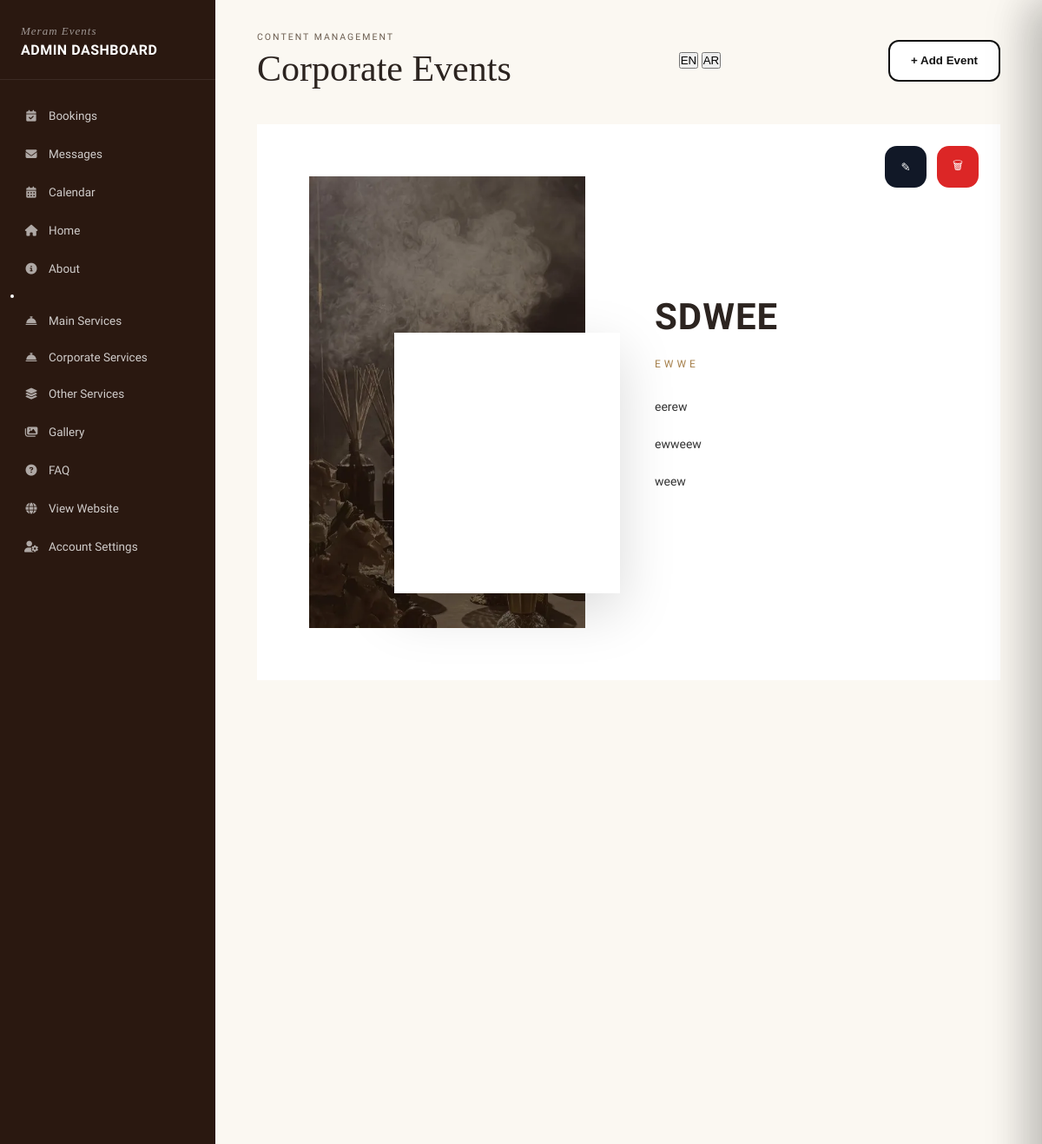
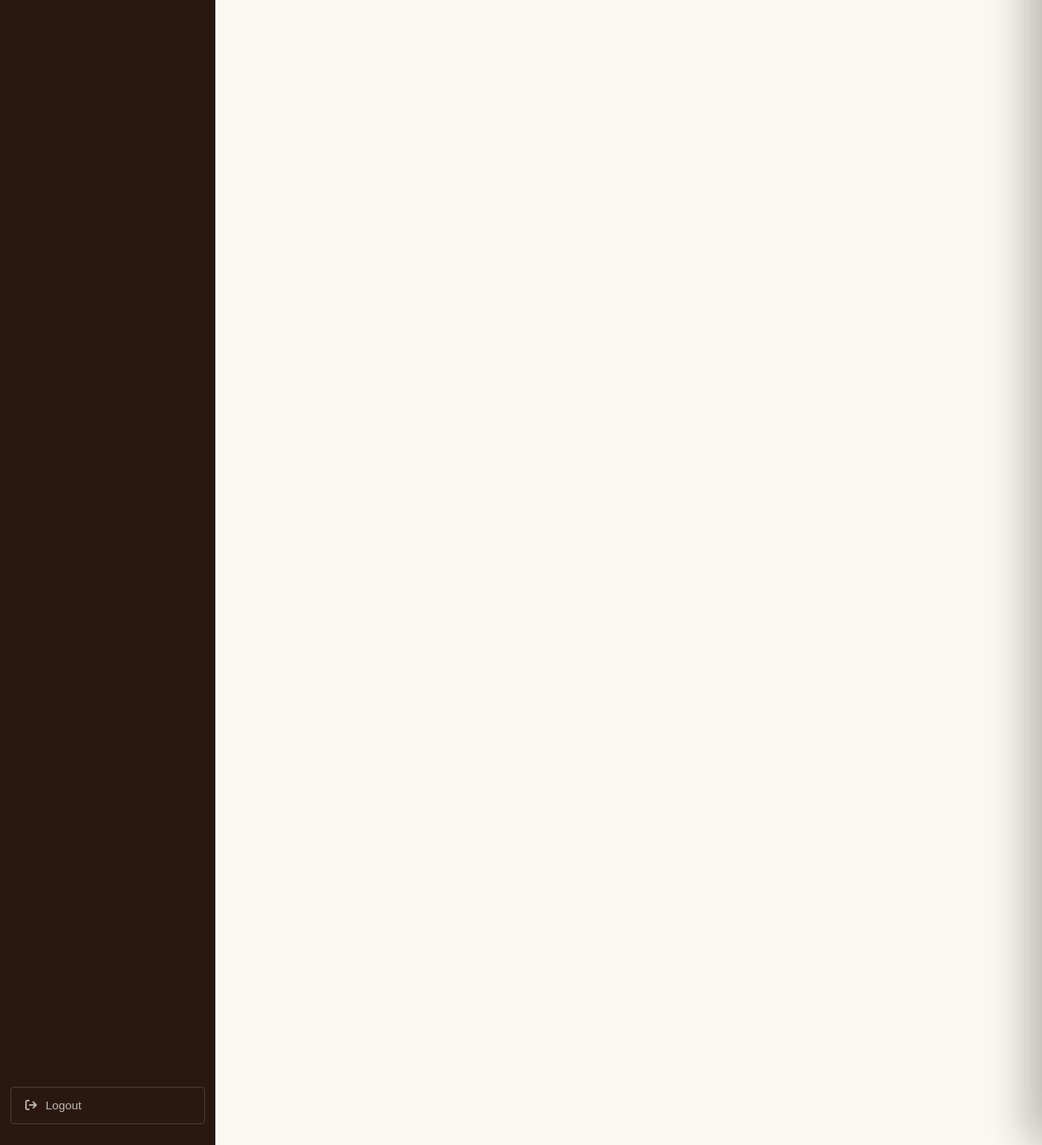
The page /dashboard/corporate-events/ (signed in) on the database its author committed (2 pictures, top to bottom).
### main/models.py (models this page shows, shortened)
class CorporateEvent(models.Model):
    title = models.CharField(max_length=255)
    subtitle = models.CharField(max_length=255, blank=True)
    description = models.TextField()
    paragraph1 = models.TextField(blank=True)
    paragraph2 = models.TextField(blank=True)
    paragraph3 = models.TextField(blank=True)
    title_ar = models.CharField(max_length=255, blank=True)
    subtitle_ar = models.CharField(max_length=255, blank=True)
    description_ar = models.TextField(blank=True)
    paragraph1_ar = models.TextField(blank=True)
    paragraph2_ar = models.TextField(blank=True)
    paragraph3_ar = models.TextField(blank=True)
    main_image = models.ImageField(upload_to="corporate/main/")
    side_image = models.ImageField(upload_to="corporate/side/", blank=True, null=True)

### main/views.py (the view)
@login_required
def corporate_event_list(request):
    events = CorporateEvent.objects.all()
    form = CorporateEventForm()
    return render(request, "dashboard/corporate_events.html", {
        "events": events,
        "form": form,
        "active_page": "corporate"
    })

### main/templates/dashboard/corporate_events.html (shortened to what this page needs)
{% extends "dashboard/dashboard_base.html" %}
{% load static %}
{% block dashboard_content %}
<div class="db-header-row mb-4">
    <div>
        <div class="db-breadcrumb">
            CONTENT MANAGEMENT
        </div>
        <h1 class="db-page-title">
            Corporate Events
        </h1>
    </div>
    <div class="lang-switch">
        <button type="button" onclick="setLang('en')" class="lang-btn active">EN</button>
        <button type="button" onclick="setLang('ar')" class="lang-btn">AR</button>
    </div>
    <button class="add-service-btn" onclick="openDrawer('addDrawer')">
        + Add Event
    </button>
</div>
{% for event in events %}
<div class="event-hero">
    <div class="service-actions">
        <button class="action-btn edit-btn"
                onclick="openDrawer('drawer{{ event.id }}')">
            ✎
        </button>
        <form method="POST"
              action="{% url 'corporate_event_delete' event.id %}">
            <button type="submit" class="action-btn delete-btn">
                🗑
            </button>
        </form>
    </div>
    <div class="event-hero-inner">
        <div class="event-images">
            {% if event.main_image %}
            <div class="img-big">
            </div>
            {% endif %}
            {% if event.side_image %}
            <div class="img-small">
                <img loading="lazy" decoding="async" src="{{ event.side_image.url }}">
            </div>
            {% endif %}
        </div>
        <div class="event-content">
            <h2 class="lang-text"
                data-en="{{ event.title }}"
                data-ar="{{ event.title_ar }}">
                {{ event.title }}
            </h2>
            <p class="tagline lang-text"
               data-en="{{ event.subtitle }}"
               data-ar="{{ event.subtitle_ar }}">
                {{ event.subtitle }}
            </p>
            <p class="lang-text"
               data-en="{{ event.description }}"
               data-ar="{{ event.description_ar }}">
                {{ event.description }}
            </p>
            <p class="lang-text"
               data-en="{{ event.paragraph1 }}"
               data-ar="{{ event.paragraph1_ar }}">
                {{ event.paragraph1 }}
            </p>
            <p class="lang-text"
               data-en="{{ event.paragraph2 }}"
               data-ar="{{ event.paragraph2_ar }}">
                {{ event.paragraph2 }}
            </p>
        </div>
    </div>
</div>
{% endfor %}
{% endblock %}

### main/templates/dashboard/dashboard_base.html (style rules this page uses)
:root { --db-dark: #2A1810; --db-dark-2: #311F13; --db-maroon: #3D1A12; --db-cream: #FBF8F2; --db-border: #E5DFD3; --db-text: #2C2420; --db-text-mid:#6B5D50; --db-red: #B23A2E; --db-green: #3F7D4A; --db-gold: #C9A96E; }
* { margin:0;padding:0;box-sizing:border-box; }
body { font-family:'Hanken Grotesk',sans-serif; background:var(--db-cream); color:var(--db-text); font-size:14px; }
.db-breadcrumb { font-size:10.5px; letter-spacing:2px; text-transform:uppercase; color:var(--db-text-mid); margin-bottom:6px; font-weight:500; }
.db-page-title { font-family:'Cormorant Garamond',serif; font-size:42px; font-weight:500; color:var(--db-text); margin-bottom:28px; }
.db-header-row { display:flex; justify-content:space-between; align-items:flex-start; margin-bottom:28px; }

### main/templates/dashboard/corporate_events.html (style rules this page uses)
.db-header-row { display:flex; justify-content:space-between; align-items:center; margin-bottom:40px; }
.db-page-title { margin:0; }
.add-service-btn { height:48px; padding:0 24px; border:2px solid #111; background:#fff; color:#111; border-radius:12px; font-weight:600; transition:.3s; }
.event-hero { padding: 60px; background: #fff; margin-bottom: 60px; position: relative; }
.event-hero-inner { display: flex; gap: 60px; align-items: center; }
.event-images { flex: 1; position: relative; min-height: 500px; }
.img-big { width: 100%; height: 520px; overflow: hidden; }
.img-small { position: absolute; right: -40px; bottom: 40px; width: 260px; height: 300px; background: #fff; padding: 12px; box-shadow: 0 20px 60px rgba(0,0,0,0.15); }
.img-small img { width: 100%; height: 100%; object-fit: cover; }
.event-content { flex: 1; text-align: left; padding: 20px; }
.event-content h2 { font-size: 42px; font-weight: 600; letter-spacing: 1px; margin-bottom: 20px; text-transform: uppercase; }
.event-content .tagline { font-size: 12px; letter-spacing: 4px; color: #a6804c; margin-bottom: 25px; text-transform: uppercase; }
.event-content p { max-width: 520px; line-height: 1.8; margin-bottom: 18px; color: #333; }
.service-actions { position:absolute; top:25px; right:25px; z-index:100; display:flex; gap:12px; }
.action-btn { width:48px; height:48px; border:none; border-radius:14px; display:flex; align-items:center; justify-content:center; cursor:pointer; transition:.3s; }
.edit-btn { background:#111827; color:#fff; }
.delete-btn { background:#dc2626; color:#fff; }

### rows shown on the page
CorporateEvent: side_image (picture), title "SDWEE", subtitle "EWWE", description "eerew", paragraph1 "ewweew", paragraph2 "weew"
